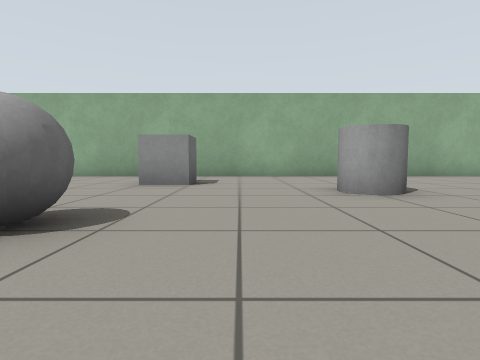
View 1 (above)

24 first-person views from a walk through a robot-simulator world made for Gazebo. The camera is 0.5 m above the floor, tilts 4° down and sees 80° across. The floor is counted in squares, 1 m on a side. Each view is taken from the middle of a square. On the plan, view 1 faces up. The plan holds only what a view shows up to about 9 squares ahead; the rest is blank. The place goes on beyond the plan.

View 2
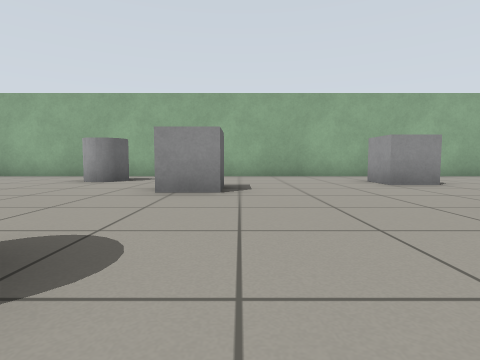

View 3
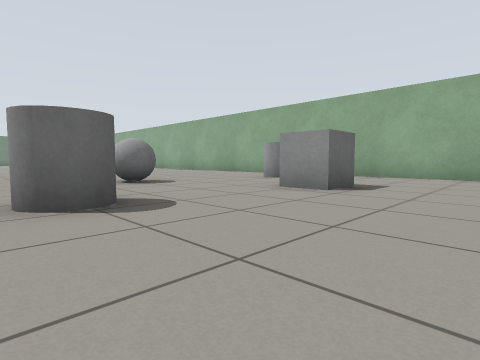

View 4
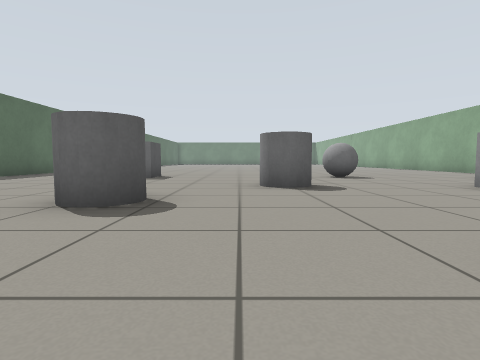

View 5
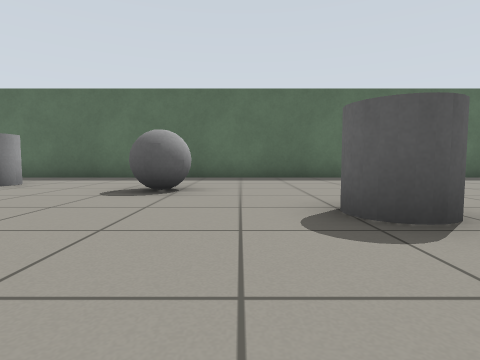

View 6
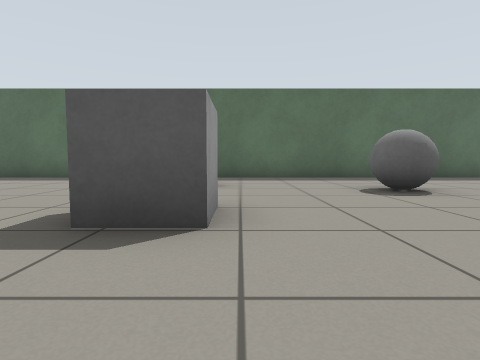

View 7
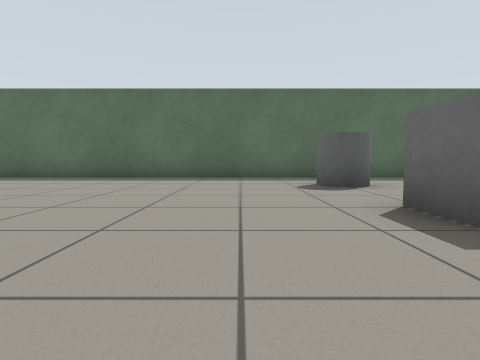

View 8
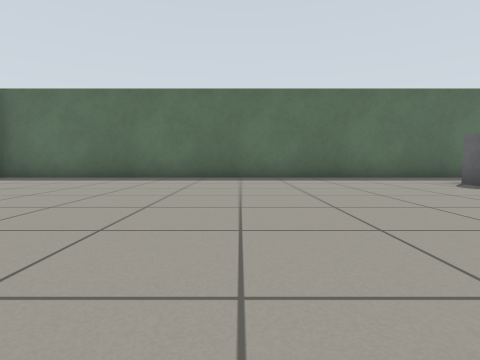

View 9
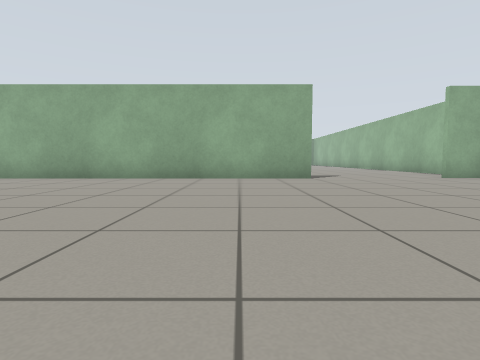

View 10
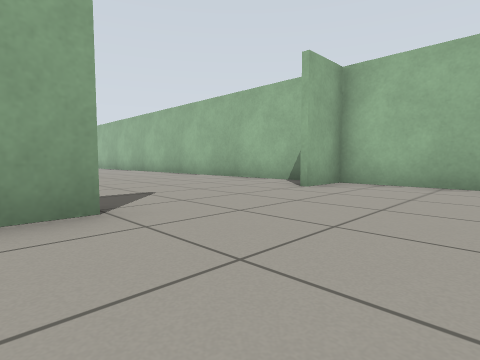

View 11
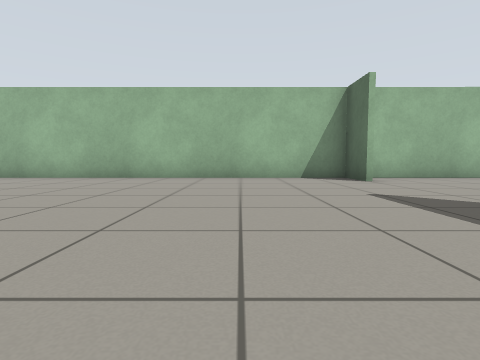

View 12
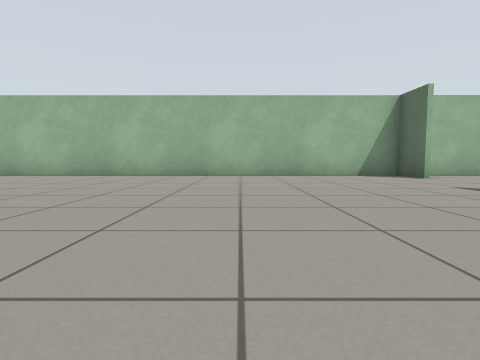

View 13
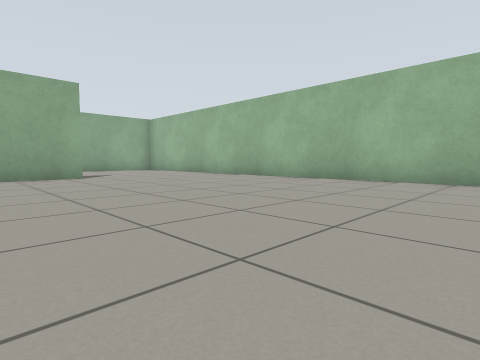

View 14
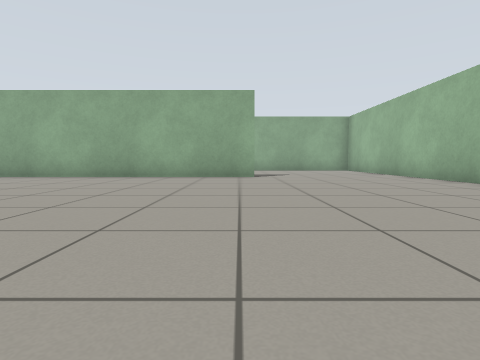

View 15
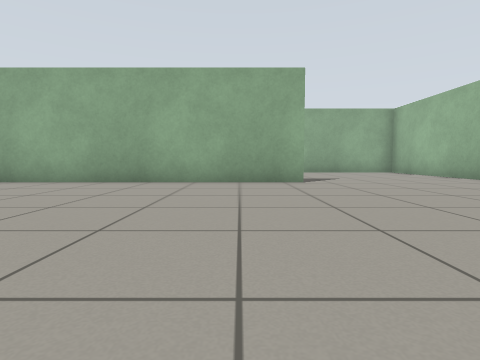

View 16
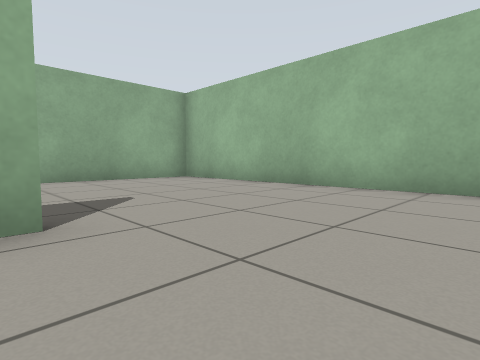

View 17
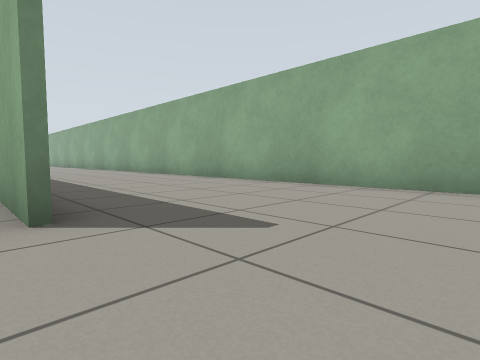

View 18
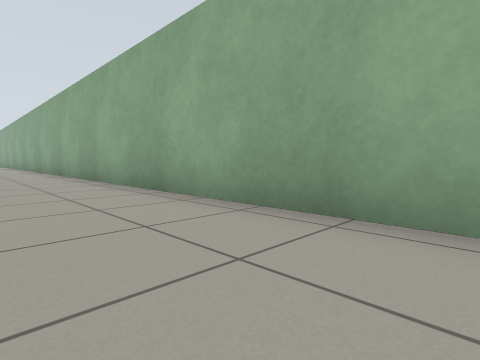

View 19
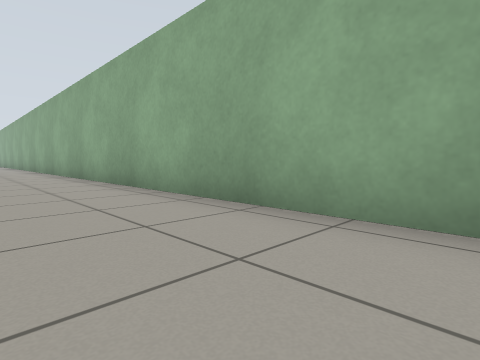

View 20
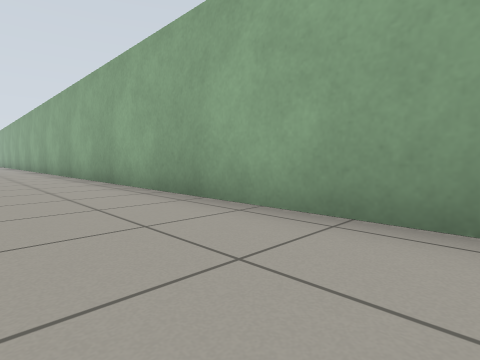

View 21
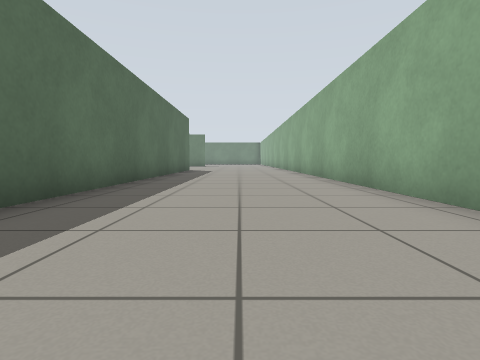

View 22
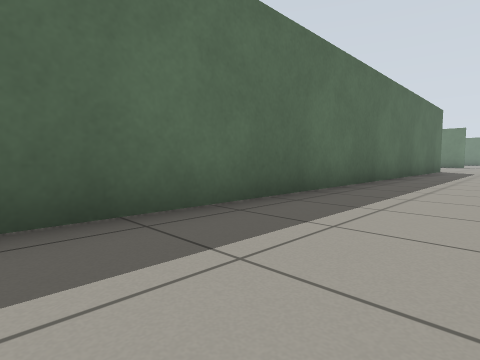

View 23
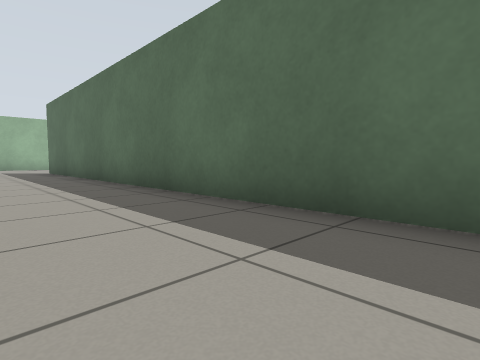

View 24
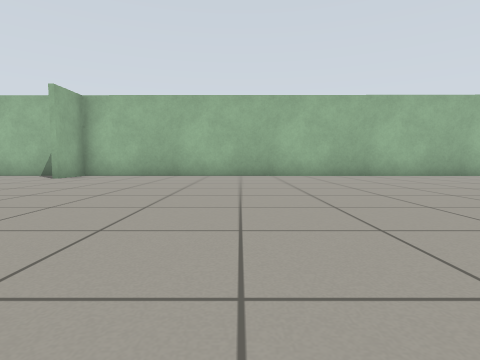

### Floor plan
Points are (right, up) in squares from view 1. A wall is a line through its corners. A room is listed if a view was taken in it or the views show most of it. See-through windows are left out.
Room 1 (views 1, 2, 3, 4, 5, 6, 7, 8, 9, 10, 24)
walls: (7.5, 8.7) (-10.5, 8.7); (-6, -7.2) (13.9, -7.2); (14, -3.5) (14, 8.9); (-10.1, -7.2) (-9.4, -7.2); (14.1, 8.7) (12.6, 8.7)
ways out: opening at (10, 8.2) to room 2
objects: grey box (-10, -3) to (-9, -3); grey ball (-10, 3) to (-9, 3); grey cylinder (-8, 7); grey cylinder (-7, 1) to (-6, 1); grey box (-6, 5); grey cylinder (-5, -2) to (-4, -1); grey ball (-2, -4) to (-1, -3); grey ball (-2, 2); grey box (-2, 6) to (-1, 6); grey box (1, -2) to (2, -1); grey cylinder (2, -5) to (2, -4); grey cylinder (2, 4) to (2, 5)
Room 2 (views 11, 12, 13, 14, 15, 16, 17, 18, 19, 20, 21, 22, 23)
walls: (9.5, 23.4) (1.9, 23.4); (9, 8.7) (7.5, 8.7); (-10.5, 23.5) (7.5, 23.5); (12.6, 9) (14.1, 9); (14, 8.9) (14, 28.3) (-10.5, 28.3)
ways out: opening at (10, 8.2) to room 1

Positions as (right, up) in squares from view 1, and headings:
1: (0, 0), facing up
2: (-5, 0), facing up
3: (-3, 0), facing up-left
4: (-1, 0), facing left
5: (-3, 1), facing down
6: (1, 1), facing down
7: (4, 1), facing down
8: (7, 1), facing down
9: (7, 1), facing up
10: (8, 6), facing up-right
11: (6, 12), facing right
12: (5, 14), facing right
13: (7, 15), facing up-right
14: (9, 15), facing up
15: (8, 17), facing up
16: (9, 21), facing up-right
17: (12, 23), facing up-left
18: (10, 26), facing up-left
19: (5, 26), facing up-left
20: (0, 26), facing up-left
21: (-1, 26), facing left
22: (-1, 26), facing down-left
23: (-3, 26), facing down-right
24: (5, 4), facing right
